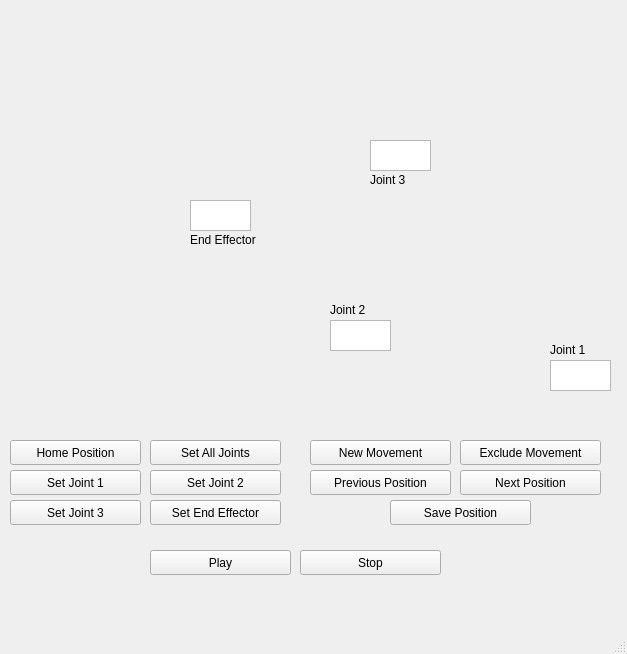
<?xml version="1.0" encoding="UTF-8"?>
<ui version="4.0">
 <class>MainWindow</class>
 <widget class="QMainWindow" name="MainWindow">
  <property name="geometry">
   <rect>
    <x>0</x>
    <y>0</y>
    <width>627</width>
    <height>654</height>
   </rect>
  </property>
  <property name="windowTitle">
   <string>MainWindow</string>
  </property>
  <widget class="QWidget" name="centralwidget">
   <widget class="QLabel" name="side2_robot">
    <property name="enabled">
     <bool>true</bool>
    </property>
    <property name="geometry">
     <rect>
      <x>0</x>
      <y>0</y>
      <width>611</width>
      <height>421</height>
     </rect>
    </property>
    <property name="text">
     <string/>
    </property>
    <property name="pixmap">
     <pixmap>../docs/robot_files/images/side2.jpg</pixmap>
    </property>
    <property name="scaledContents">
     <bool>true</bool>
    </property>
   </widget>
   <widget class="QTextEdit" name="joint1_pos">
    <property name="geometry">
     <rect>
      <x>550</x>
      <y>360</y>
      <width>61</width>
      <height>31</height>
     </rect>
    </property>
    <property name="acceptRichText">
     <bool>false</bool>
    </property>
   </widget>
   <widget class="QTextEdit" name="joint2_pos">
    <property name="geometry">
     <rect>
      <x>330</x>
      <y>320</y>
      <width>61</width>
      <height>31</height>
     </rect>
    </property>
    <property name="acceptRichText">
     <bool>false</bool>
    </property>
   </widget>
   <widget class="QTextEdit" name="joint3_pos">
    <property name="geometry">
     <rect>
      <x>370</x>
      <y>140</y>
      <width>61</width>
      <height>31</height>
     </rect>
    </property>
    <property name="acceptRichText">
     <bool>false</bool>
    </property>
   </widget>
   <widget class="QTextEdit" name="ee_pos">
    <property name="geometry">
     <rect>
      <x>190</x>
      <y>200</y>
      <width>61</width>
      <height>31</height>
     </rect>
    </property>
    <property name="acceptRichText">
     <bool>false</bool>
    </property>
   </widget>
   <widget class="QLabel" name="label">
    <property name="geometry">
     <rect>
      <x>190</x>
      <y>230</y>
      <width>101</width>
      <height>20</height>
     </rect>
    </property>
    <property name="text">
     <string>End Effector</string>
    </property>
   </widget>
   <widget class="QLabel" name="label_2">
    <property name="geometry">
     <rect>
      <x>550</x>
      <y>340</y>
      <width>101</width>
      <height>20</height>
     </rect>
    </property>
    <property name="text">
     <string>Joint 1</string>
    </property>
   </widget>
   <widget class="QLabel" name="label_3">
    <property name="geometry">
     <rect>
      <x>330</x>
      <y>300</y>
      <width>101</width>
      <height>20</height>
     </rect>
    </property>
    <property name="text">
     <string>Joint 2</string>
    </property>
   </widget>
   <widget class="QLabel" name="label_4">
    <property name="geometry">
     <rect>
      <x>370</x>
      <y>170</y>
      <width>101</width>
      <height>20</height>
     </rect>
    </property>
    <property name="text">
     <string>Joint 3</string>
    </property>
   </widget>
   <widget class="QPushButton" name="set_all_button">
    <property name="geometry">
     <rect>
      <x>150</x>
      <y>440</y>
      <width>131</width>
      <height>25</height>
     </rect>
    </property>
    <property name="text">
     <string>Set All Joints</string>
    </property>
   </widget>
   <widget class="QPushButton" name="set_j1_button">
    <property name="geometry">
     <rect>
      <x>10</x>
      <y>470</y>
      <width>131</width>
      <height>25</height>
     </rect>
    </property>
    <property name="text">
     <string>Set Joint 1</string>
    </property>
   </widget>
   <widget class="QPushButton" name="set_j2_button">
    <property name="geometry">
     <rect>
      <x>150</x>
      <y>470</y>
      <width>131</width>
      <height>25</height>
     </rect>
    </property>
    <property name="text">
     <string>Set Joint 2</string>
    </property>
   </widget>
   <widget class="QPushButton" name="set_j3_button">
    <property name="geometry">
     <rect>
      <x>10</x>
      <y>500</y>
      <width>131</width>
      <height>25</height>
     </rect>
    </property>
    <property name="text">
     <string>Set Joint 3</string>
    </property>
   </widget>
   <widget class="QPushButton" name="set_ee_button">
    <property name="geometry">
     <rect>
      <x>150</x>
      <y>500</y>
      <width>131</width>
      <height>25</height>
     </rect>
    </property>
    <property name="text">
     <string>Set End Effector</string>
    </property>
   </widget>
   <widget class="QPushButton" name="set_hp_button">
    <property name="geometry">
     <rect>
      <x>10</x>
      <y>440</y>
      <width>131</width>
      <height>25</height>
     </rect>
    </property>
    <property name="text">
     <string>Home Position</string>
    </property>
   </widget>
   <widget class="QPushButton" name="new_mov_button">
    <property name="geometry">
     <rect>
      <x>310</x>
      <y>440</y>
      <width>141</width>
      <height>25</height>
     </rect>
    </property>
    <property name="text">
     <string>New Movement</string>
    </property>
   </widget>
   <widget class="QPushButton" name="save_pos_button">
    <property name="geometry">
     <rect>
      <x>390</x>
      <y>500</y>
      <width>141</width>
      <height>25</height>
     </rect>
    </property>
    <property name="text">
     <string>Save Position</string>
    </property>
   </widget>
   <widget class="QPushButton" name="exclude_mov_button">
    <property name="geometry">
     <rect>
      <x>460</x>
      <y>440</y>
      <width>141</width>
      <height>25</height>
     </rect>
    </property>
    <property name="text">
     <string>Exclude Movement</string>
    </property>
   </widget>
   <widget class="QPushButton" name="previous_pos_button">
    <property name="geometry">
     <rect>
      <x>310</x>
      <y>470</y>
      <width>141</width>
      <height>25</height>
     </rect>
    </property>
    <property name="text">
     <string>Previous Position</string>
    </property>
   </widget>
   <widget class="QPushButton" name="next_pos_button">
    <property name="geometry">
     <rect>
      <x>460</x>
      <y>470</y>
      <width>141</width>
      <height>25</height>
     </rect>
    </property>
    <property name="text">
     <string>Next Position</string>
    </property>
   </widget>
   <widget class="QLabel" name="move_label">
    <property name="geometry">
     <rect>
      <x>260</x>
      <y>20</y>
      <width>91</width>
      <height>31</height>
     </rect>
    </property>
    <property name="font">
     <font>
      <pointsize>16</pointsize>
     </font>
    </property>
    <property name="text">
     <string>&lt;html&gt;&lt;head/&gt;&lt;body&gt;&lt;p&gt;&lt;br/&gt;&lt;/p&gt;&lt;/body&gt;&lt;/html&gt;</string>
    </property>
    <property name="textFormat">
     <enum>Qt::AutoText</enum>
    </property>
    <property name="alignment">
     <set>Qt::AlignCenter</set>
    </property>
   </widget>
   <widget class="QPushButton" name="play_move_button">
    <property name="geometry">
     <rect>
      <x>150</x>
      <y>550</y>
      <width>141</width>
      <height>25</height>
     </rect>
    </property>
    <property name="text">
     <string>Play</string>
    </property>
   </widget>
   <widget class="QPushButton" name="stop_move_button">
    <property name="geometry">
     <rect>
      <x>300</x>
      <y>550</y>
      <width>141</width>
      <height>25</height>
     </rect>
    </property>
    <property name="text">
     <string>Stop</string>
    </property>
   </widget>
  </widget>
  <widget class="QMenuBar" name="menubar">
   <property name="geometry">
    <rect>
     <x>0</x>
     <y>0</y>
     <width>627</width>
     <height>22</height>
    </rect>
   </property>
  </widget>
  <widget class="QStatusBar" name="statusbar"/>
 </widget>
 <resources/>
 <connections/>
</ui>
